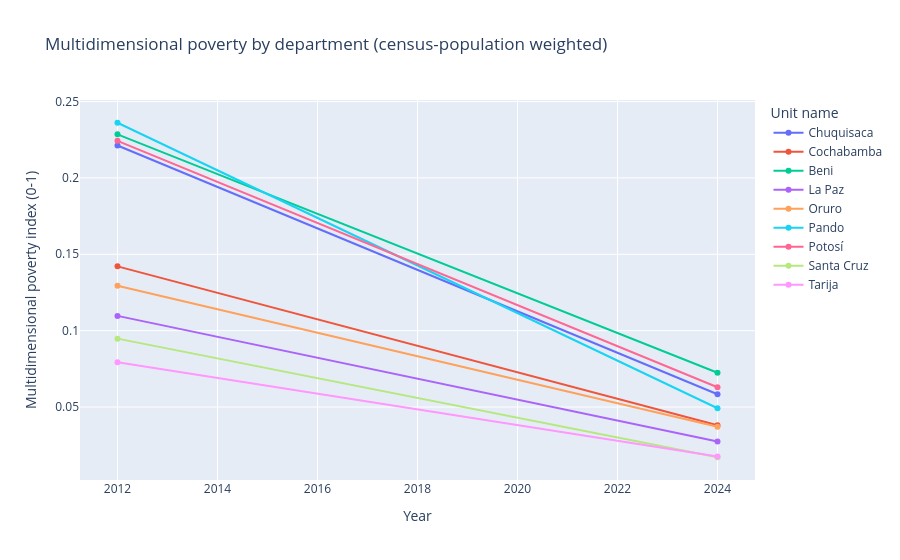

Notebook cell for this chart:
### Code cell
dep = geo.add_names(up[up["scale"] == "department"])
px.line(dep, x="year", y="sdg1_2_mpi", color="name", markers=True, labels=geo.labels(dep),
        title="Multidimensional poverty by department (census-population weighted)")

### Figure 1 — Plotly figure (JSON) as saved in the notebook; plotly's stock layout.template omitted (floating-point values rounded to 4 significant figures)
{"data": [{"hovertemplate": "Unit name=Chuquisaca<br>Year=%{x}<br>Multidimensional poverty index (0-1)=%{y}<extra></extra>", "legendgroup": "Chuquisaca", "line": {"color": "#636efa", "dash": "solid"}, "marker": {"symbol": "circle"}, "mode": "lines+markers", "name": "Chuquisaca", "orientation": "v", "showlegend": true, "type": "scatter", "x": [2012, 2024], "xaxis": "x", "y": [0.2212, 0.05834], "yaxis": "y"}, {"hovertemplate": "Unit name=Cochabamba<br>Year=%{x}<br>Multidimensional poverty index (0-1)=%{y}<extra></extra>", "legendgroup": "Cochabamba", "line": {"color": "#EF553B", "dash": "solid"}, "marker": {"symbol": "circle"}, "mode": "lines+markers", "name": "Cochabamba", "orientation": "v", "showlegend": true, "type": "scatter", "x": [2012, 2024], "xaxis": "x", "y": [0.1421, 0.03802], "yaxis": "y"}, {"hovertemplate": "Unit name=Beni<br>Year=%{x}<br>Multidimensional poverty index (0-1)=%{y}<extra></extra>", "legendgroup": "Beni", "line": {"color": "#00cc96", "dash": "solid"}, "marker": {"symbol": "circle"}, "mode": "lines+markers", "name": "Beni", "orientation": "v", "showlegend": true, "type": "scatter", "x": [2012, 2024], "xaxis": "x", "y": [0.2285, 0.07245], "yaxis": "y"}, {"hovertemplate": "Unit name=La Paz<br>Year=%{x}<br>Multidimensional poverty index (0-1)=%{y}<extra></extra>", "legendgroup": "La Paz", "line": {"color": "#ab63fa", "dash": "solid"}, "marker": {"symbol": "circle"}, "mode": "lines+markers", "name": "La Paz", "orientation": "v", "showlegend": true, "type": "scatter", "x": [2012, 2024], "xaxis": "x", "y": [0.1097, 0.02747], "yaxis": "y"}, {"hovertemplate": "Unit name=Oruro<br>Year=%{x}<br>Multidimensional poverty index (0-1)=%{y}<extra></extra>", "legendgroup": "Oruro", "line": {"color": "#FFA15A", "dash": "solid"}, "marker": {"symbol": "circle"}, "mode": "lines+markers", "name": "Oruro", "orientation": "v", "showlegend": true, "type": "scatter", "x": [2012, 2024], "xaxis": "x", "y": [0.1294, 0.03704], "yaxis": "y"}, {"hovertemplate": "Unit name=Pando<br>Year=%{x}<br>Multidimensional poverty index (0-1)=%{y}<extra></extra>", "legendgroup": "Pando", "line": {"color": "#19d3f3", "dash": "solid"}, "marker": {"symbol": "circle"}, "mode": "lines+markers", "name": "Pando", "orientation": "v", "showlegend": true, "type": "scatter", "x": [2012, 2024], "xaxis": "x", "y": [0.2361, 0.04919], "yaxis": "y"}, {"hovertemplate": "Unit name=Potosí<br>Year=%{x}<br>Multidimensional poverty index (0-1)=%{y}<extra></extra>", "legendgroup": "Potosí", "line": {"color": "#FF6692", "dash": "solid"}, "marker": {"symbol": "circle"}, "mode": "lines+markers", "name": "Potosí", "orientation": "v", "showlegend": true, "type": "scatter", "x": [2012, 2024], "xaxis": "x", "y": [0.2243, 0.06295], "yaxis": "y"}, {"hovertemplate": "Unit name=Santa Cruz<br>Year=%{x}<br>Multidimensional poverty index (0-1)=%{y}<extra></extra>", "legendgroup": "Santa Cruz", "line": {"color": "#B6E880", "dash": "solid"}, "marker": {"symbol": "circle"}, "mode": "lines+markers", "name": "Santa Cruz", "orientation": "v", "showlegend": true, "type": "scatter", "x": [2012, 2024], "xaxis": "x", "y": [0.09478, 0.01712], "yaxis": "y"}, {"hovertemplate": "Unit name=Tarija<br>Year=%{x}<br>Multidimensional poverty index (0-1)=%{y}<extra></extra>", "legendgroup": "Tarija", "line": {"color": "#FF97FF", "dash": "solid"}, "marker": {"symbol": "circle"}, "mode": "lines+markers", "name": "Tarija", "orientation": "v", "showlegend": true, "type": "scatter", "x": [2012, 2024], "xaxis": "x", "y": [0.07935, 0.01767], "yaxis": "y"}], "layout": {"legend": {"title": {"text": "Unit name"}, "tracegroupgap": 0}, "title": {"text": "Multidimensional poverty by department (census-population weighted)"}, "xaxis": {"anchor": "y", "domain": [0.0, 1.0], "title": {"text": "Year"}}, "yaxis": {"anchor": "x", "domain": [0.0, 1.0], "title": {"text": "Multidimensional poverty index (0-1)"}}}}
